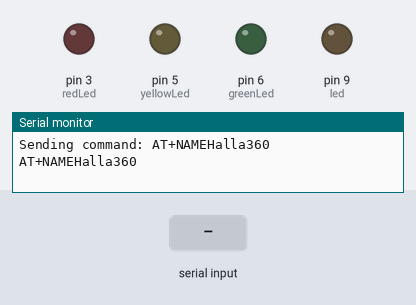
This sketch was run on a simulated Arduino Uno, built with avr-gcc and run on an emulated ATmega328P. Parts: output pins drawn as LEDs (lit = HIGH), the last lines printed to the serial monitor. The inputs (shaded band) are chosen by the test bench.

Above: at 1.2 s.
1.3 s: "5\n" received over the second serial link
At 2.1 s:
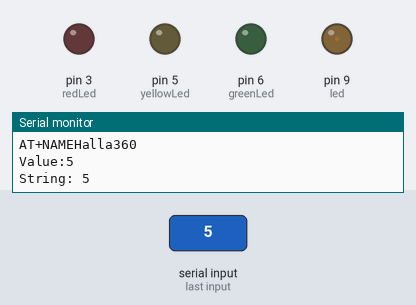
2.8 s: "90\n" received over the second serial link
At 3.2 s:
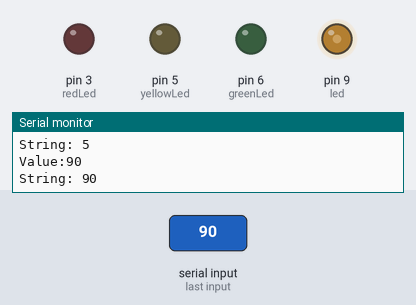
4.3 s: "200\n" received over the second serial link
At 5.5 s:
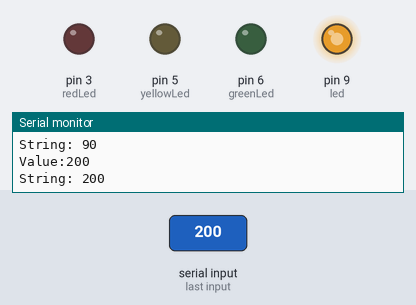
5.8 s: "1,90\n" received over the second serial link
At 6.7 s:
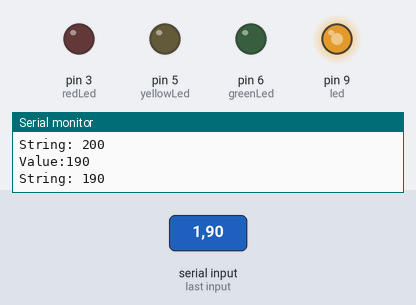
7.3 s: "q90\n" received over the second serial link
At 7.9 s:
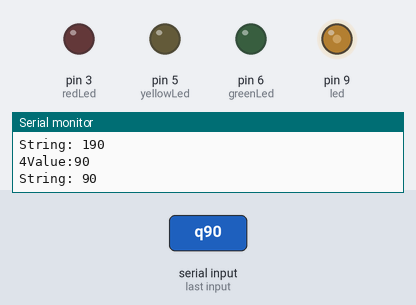
Timing chart, 0 to 9.8 s (numbered marks = the images above; inputs shaded):
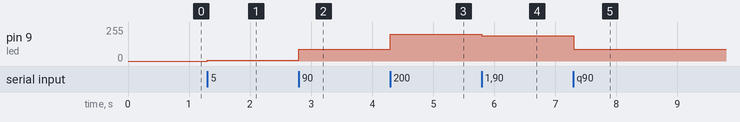

The sketch:

halla-arduino.ino
```cpp
/*

 The circuit:
 * RX is digital pin 11 (connect to TX of other device)
 * TX is digital pin 12 (connect to RX of other device)
 */

#include <SoftwareSerial.h>

SoftwareSerial mySerial(11, 12);
int led = 9;           // the PWM pin
int redLed = 3;           // the PWM pin
int yellowLed = 5;           // the PWM pin
int greenLed = 6;           // the PWM pin

int ledCount = 4;           // internal protocol for LED count discovery

int brightness = 0;    // how bright the LED is
String inString = "";    // string to hold input

void setup() {
  pinMode(led, OUTPUT);
  pinMode(redLed, OUTPUT);
  pinMode(yellowLed, OUTPUT);
  pinMode(greenLed, OUTPUT);

  // set the data rate for the SoftwareSerial port
  mySerial.begin(9600);

  Serial.begin(9600);                      // connect to the serial port

  setName();
}

void loop() {
  int inChar = mySerial.read();

    //internal protocol for LED count discovery
    if (inChar == 'q'){
       mySerial.print(ledCount);
       Serial.print(ledCount);
    }

    if (isDigit(inChar)) {
      // convert the incoming byte to a char
      // and add it to the string:
      inString += (char)inChar;
    }
    // if we get a newline, print the string,
    // then the string's value:
    if (inChar == '\n') {
      Serial.print("Value:");
      Serial.println(inString.toInt());

      brightness = inString.toInt();

      if (brightness >= 0 && brightness <= 255) {
        analogWrite(led, brightness);
      } else if (brightness >= 256 && brightness <= 511) {
          Serial.print("assigning redValue: ");
          Serial.print(brightness-256);
        analogWrite(redLed, brightness-256);
      } else if  (brightness >= 512 && brightness <= 767) {
        Serial.print("assigning yellowValue: ");
        Serial.print(brightness-256);
        analogWrite(yellowLed, brightness-256);
      } else if  (brightness >= 768 && brightness <= 1023) {
        Serial.print("assigning yellowValue: ");
        Serial.print(brightness-256);
        analogWrite(greenLed, brightness-256);
      }

      Serial.print("String: ");
      Serial.println(inString);
      // clear the string for new input:
      inString = "";
    }
}

void setName() {
  String nameValue = "";

  if (ledCount > 2) {
    nameValue = "Halla360";
  } else {
      nameValue = "Halla180";
  }

  String command(F("AT+NAME"));
  command += nameValue;
  doCommandAndEchoResult(command.c_str());
}

void doCommandAndEchoResult(const char * command)
//void doCommandAndEchoResult(const char * command, const __FlashStringHelper * meaning)

{
  // announce command
  Serial.print(F("Sending command: "));
  Serial.print(command);
//  if (meaning != NULL)
//  {
//    Serial.print(F(" ("));
//    Serial.print(meaning);
//    Serial.print(F(")"));
//  }
  Serial.println();

  // send command
    mySerial.print(command);
     Serial.print(command);

  // normalize line end
    Serial.println();
}
```

Measured:
- after the input at 1.3 s, pin 9 (led): 0/255 → 5/255 at once
- after the input at 2.8 s, pin 9 (led): 5/255 → 90/255 at once
- after the input at 4.3 s, pin 9 (led): 90/255 → 200/255 at once
- after the input at 5.8 s, pin 9 (led): 200/255 → 190/255 at once
- after the input at 7.3 s, pin 9 (led): 190/255 → 90/255 at once
